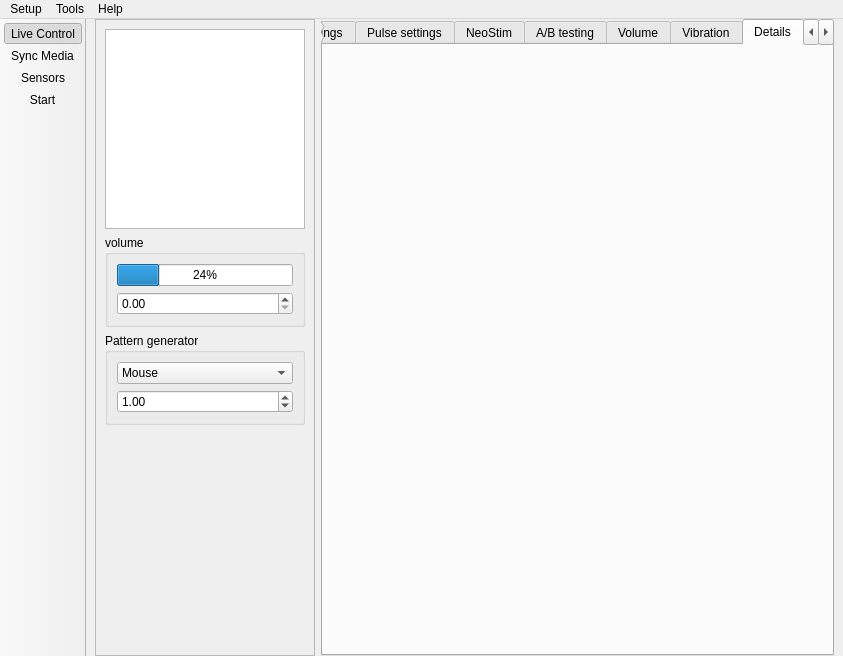
<?xml version="1.0" encoding="UTF-8"?>
<ui version="4.0">
 <class>MainWindow</class>
 <widget class="QMainWindow" name="MainWindow">
  <property name="geometry">
   <rect>
    <x>0</x>
    <y>0</y>
    <width>843</width>
    <height>656</height>
   </rect>
  </property>
  <property name="windowTitle">
   <string>restim</string>
  </property>
  <property name="windowIcon">
   <iconset resource="../resources/restim.qrc">
    <normaloff>:/restim/favicon.png</normaloff>:/restim/favicon.png</iconset>
  </property>
  <widget class="QWidget" name="centralwidget">
   <layout class="QHBoxLayout" name="horizontalLayout">
    <property name="leftMargin">
     <number>0</number>
    </property>
    <property name="topMargin">
     <number>0</number>
    </property>
    <property name="rightMargin">
     <number>0</number>
    </property>
    <property name="bottomMargin">
     <number>0</number>
    </property>
    <item>
     <widget class="QStackedWidget" name="stackedWidget">
      <property name="currentIndex">
       <number>0</number>
      </property>
      <widget class="QWidget" name="page_control">
       <layout class="QHBoxLayout" name="horizontalLayout_2">
        <property name="topMargin">
         <number>0</number>
        </property>
        <property name="bottomMargin">
         <number>0</number>
        </property>
        <item>
         <widget class="QFrame" name="left_frame">
          <property name="sizePolicy">
           <sizepolicy hsizetype="Fixed" vsizetype="Preferred">
            <horstretch>0</horstretch>
            <verstretch>0</verstretch>
           </sizepolicy>
          </property>
          <property name="frameShape">
           <enum>QFrame::Shape::StyledPanel</enum>
          </property>
          <property name="frameShadow">
           <enum>QFrame::Shadow::Raised</enum>
          </property>
          <layout class="QVBoxLayout" name="verticalLayout">
           <item>
            <widget class="QStackedWidget" name="stackedWidget_visual">
             <property name="sizePolicy">
              <sizepolicy hsizetype="Fixed" vsizetype="Fixed">
               <horstretch>0</horstretch>
               <verstretch>0</verstretch>
              </sizepolicy>
             </property>
             <property name="minimumSize">
              <size>
               <width>200</width>
               <height>200</height>
              </size>
             </property>
             <property name="maximumSize">
              <size>
               <width>200</width>
               <height>200</height>
              </size>
             </property>
             <property name="frameShape">
              <enum>QFrame::Shape::NoFrame</enum>
             </property>
             <property name="lineWidth">
              <number>0</number>
             </property>
             <property name="currentIndex">
              <number>1</number>
             </property>
             <widget class="QWidget" name="page_threephase">
              <widget class="ThreephaseWidgetAlphaBeta" name="graphicsView_threephase">
               <property name="geometry">
                <rect>
                 <x>0</x>
                 <y>0</y>
                 <width>200</width>
                 <height>200</height>
                </rect>
               </property>
               <property name="sizePolicy">
                <sizepolicy hsizetype="Fixed" vsizetype="Fixed">
                 <horstretch>0</horstretch>
                 <verstretch>0</verstretch>
                </sizepolicy>
               </property>
               <property name="minimumSize">
                <size>
                 <width>200</width>
                 <height>200</height>
                </size>
               </property>
               <property name="maximumSize">
                <size>
                 <width>200</width>
                 <height>200</height>
                </size>
               </property>
              </widget>
             </widget>
             <widget class="QWidget" name="page_fourphase">
              <widget class="FourphaseWidgetIndividualElectrodes" name="graphicsView_fourphase">
               <property name="geometry">
                <rect>
                 <x>0</x>
                 <y>0</y>
                 <width>200</width>
                 <height>200</height>
                </rect>
               </property>
              </widget>
             </widget>
            </widget>
           </item>
           <item>
            <widget class="QGroupBox" name="groupBox_volume">
             <property name="title">
              <string>volume</string>
             </property>
             <layout class="QVBoxLayout" name="verticalLayout_7">
              <item>
               <widget class="VolumeWidget" name="progressBar_volume">
                <property name="value">
                 <number>24</number>
                </property>
               </widget>
              </item>
              <item>
               <widget class="QDoubleSpinBox" name="doubleSpinBox_volume">
                <property name="keyboardTracking">
                 <bool>false</bool>
                </property>
                <property name="decimals">
                 <number>2</number>
                </property>
                <property name="maximum">
                 <double>100.000000000000000</double>
                </property>
                <property name="singleStep">
                 <double>0.100000000000000</double>
                </property>
               </widget>
              </item>
             </layout>
            </widget>
           </item>
           <item>
            <widget class="QGroupBox" name="groupBox_pattern">
             <property name="title">
              <string>Pattern generator</string>
             </property>
             <layout class="QVBoxLayout" name="verticalLayout_2">
              <item>
               <widget class="QComboBox" name="comboBox_patternSelect">
                <item>
                 <property name="text">
                  <string>Mouse</string>
                 </property>
                </item>
                <item>
                 <property name="text">
                  <string>Circle</string>
                 </property>
                </item>
                <item>
                 <property name="text">
                  <string>A</string>
                 </property>
                </item>
                <item>
                 <property name="text">
                  <string>B</string>
                 </property>
                </item>
                <item>
                 <property name="text">
                  <string>C</string>
                 </property>
                </item>
               </widget>
              </item>
              <item>
               <widget class="QDoubleSpinBox" name="doubleSpinBox">
                <property name="keyboardTracking">
                 <bool>false</bool>
                </property>
                <property name="singleStep">
                 <double>0.100000000000000</double>
                </property>
                <property name="value">
                 <double>1.000000000000000</double>
                </property>
               </widget>
              </item>
             </layout>
            </widget>
           </item>
           <item>
            <widget class="FocStimDeviceStatsWidget" name="foc_device_stats" native="true"/>
           </item>
           <item>
            <spacer name="verticalSpacer">
             <property name="orientation">
              <enum>Qt::Orientation::Vertical</enum>
             </property>
             <property name="sizeHint" stdset="0">
              <size>
               <width>20</width>
               <height>40</height>
              </size>
             </property>
            </spacer>
           </item>
          </layout>
         </widget>
        </item>
        <item>
         <widget class="QTabWidget" name="tabWidget">
          <property name="enabled">
           <bool>true</bool>
          </property>
          <property name="currentIndex">
           <number>8</number>
          </property>
          <widget class="ThreePhaseSettingsWidget" name="tab_threephase">
           <attribute name="title">
            <string>3-phase</string>
           </attribute>
          </widget>
          <widget class="FourPhaseSettingsWidget" name="tab_fourphase">
           <attribute name="title">
            <string>4-phase</string>
           </attribute>
          </widget>
          <widget class="CarrierSettingsWidget" name="tab_carrier">
           <attribute name="title">
            <string>Carrier settings</string>
           </attribute>
          </widget>
          <widget class="PulseSettingsWidget" name="tab_pulse_settings">
           <attribute name="title">
            <string>Pulse settings</string>
           </attribute>
          </widget>
          <widget class="NeoStimSettingsWidget" name="tab_neostim">
           <attribute name="title">
            <string>NeoStim</string>
           </attribute>
          </widget>
          <widget class="ABTestWidget" name="tab_a_b_testing">
           <attribute name="title">
            <string>A/B testing</string>
           </attribute>
          </widget>
          <widget class="VolumeControlWidget" name="tab_volume">
           <attribute name="title">
            <string>Volume</string>
           </attribute>
          </widget>
          <widget class="VibrationSettingsWidget" name="tab_vibrate">
           <attribute name="title">
            <string>Vibration</string>
           </attribute>
          </widget>
          <widget class="WaveformDetailsWidget" name="tab_details">
           <attribute name="title">
            <string>Details</string>
           </attribute>
          </widget>
          <widget class="FourPhaseDetailsWidget" name="tab_details_fourphase">
           <attribute name="title">
            <string>Details</string>
           </attribute>
          </widget>
         </widget>
        </item>
       </layout>
      </widget>
      <widget class="MediaSettingsWidget" name="page_media"/>
      <widget class="SensorsWidget" name="page_sensors"/>
     </widget>
    </item>
   </layout>
  </widget>
  <widget class="QMenuBar" name="menuBar">
   <property name="geometry">
    <rect>
     <x>0</x>
     <y>0</y>
     <width>843</width>
     <height>33</height>
    </rect>
   </property>
   <widget class="QMenu" name="menuSetup">
    <property name="title">
     <string>Setup</string>
    </property>
    <addaction name="actionDevice_selection_wizard"/>
    <addaction name="actionPreferences"/>
   </widget>
   <widget class="QMenu" name="menuTools">
    <property name="title">
     <string>Tools</string>
    </property>
    <addaction name="actionFunscript_conversion"/>
    <addaction name="actionSimfile_conversion"/>
    <addaction name="actionFunscript_decomposition"/>
    <addaction name="separator"/>
    <addaction name="actionFirmware_updater"/>
   </widget>
   <widget class="QMenu" name="menuHelp">
    <property name="title">
     <string>Help</string>
    </property>
    <addaction name="actionAbout"/>
   </widget>
   <addaction name="menuSetup"/>
   <addaction name="menuTools"/>
   <addaction name="menuHelp"/>
  </widget>
  <widget class="QToolBar" name="toolBar">
   <property name="windowTitle">
    <string>toolBar</string>
   </property>
   <property name="movable">
    <bool>false</bool>
   </property>
   <property name="iconSize">
    <size>
     <width>65</width>
     <height>48</height>
    </size>
   </property>
   <property name="toolButtonStyle">
    <enum>Qt::ToolButtonStyle::ToolButtonTextUnderIcon</enum>
   </property>
   <attribute name="toolBarArea">
    <enum>LeftToolBarArea</enum>
   </attribute>
   <attribute name="toolBarBreak">
    <bool>false</bool>
   </attribute>
   <addaction name="actionControl"/>
   <addaction name="actionMedia"/>
   <addaction name="actionSensors"/>
   <addaction name="actionStart"/>
  </widget>
  <action name="actionFunscript_conversion">
   <property name="text">
    <string>Funscript conversion (1d -&gt; 2d)</string>
   </property>
  </action>
  <action name="actionPreferences">
   <property name="text">
    <string>Preferences</string>
   </property>
  </action>
  <action name="actionDevice_selection_wizard">
   <property name="text">
    <string>Device selection</string>
   </property>
  </action>
  <action name="actionControl">
   <property name="checkable">
    <bool>true</bool>
   </property>
   <property name="checked">
    <bool>true</bool>
   </property>
   <property name="icon">
    <iconset resource="../resources/restim.qrc">
     <normaloff>:/restim/sliders_poly.svg</normaloff>:/restim/sliders_poly.svg</iconset>
   </property>
   <property name="text">
    <string>Live Control</string>
   </property>
   <property name="shortcut">
    <string>Ctrl+1</string>
   </property>
  </action>
  <action name="actionMedia">
   <property name="checkable">
    <bool>true</bool>
   </property>
   <property name="icon">
    <iconset resource="../resources/restim.qrc">
     <normaloff>:/restim/film-1_poly.svg</normaloff>:/restim/film-1_poly.svg</iconset>
   </property>
   <property name="text">
    <string>Sync Media</string>
   </property>
   <property name="shortcut">
    <string>Ctrl+2</string>
   </property>
  </action>
  <action name="actionDevice">
   <property name="checkable">
    <bool>true</bool>
   </property>
   <property name="icon">
    <iconset resource="../resources/restim.qrc">
     <normaloff>:/restim/plug-1_poly.svg</normaloff>:/restim/plug-1_poly.svg</iconset>
   </property>
   <property name="text">
    <string>Device</string>
   </property>
   <property name="shortcut">
    <string>Ctrl+3</string>
   </property>
  </action>
  <action name="actionStart">
   <property name="checkable">
    <bool>false</bool>
   </property>
   <property name="icon">
    <iconset resource="../resources/restim.qrc">
     <normaloff>:/restim/play_poly.svg</normaloff>:/restim/play_poly.svg</iconset>
   </property>
   <property name="text">
    <string>Start</string>
   </property>
  </action>
  <action name="actionLog">
   <property name="checkable">
    <bool>true</bool>
   </property>
   <property name="icon">
    <iconset resource="../resources/restim.qrc">
     <normaloff>:/restim/docs-1_poly.svg</normaloff>:/restim/docs-1_poly.svg</iconset>
   </property>
   <property name="text">
    <string>Log</string>
   </property>
   <property name="shortcut">
    <string>Ctrl+4</string>
   </property>
  </action>
  <action name="actionSimfile_conversion">
   <property name="text">
    <string>Simfile conversion</string>
   </property>
  </action>
  <action name="actionFunscript_decomposition">
   <property name="text">
    <string>Funscript decomposition</string>
   </property>
  </action>
  <action name="actionFirmware_updater">
   <property name="text">
    <string>Firmware updater</string>
   </property>
  </action>
  <action name="actionAbout">
   <property name="text">
    <string>About</string>
   </property>
  </action>
  <action name="actionSensors">
   <property name="checkable">
    <bool>true</bool>
   </property>
   <property name="icon">
    <iconset resource="../resources/restim.qrc">
     <normaloff>:/restim/activity-1_poly.svg</normaloff>:/restim/activity-1_poly.svg</iconset>
   </property>
   <property name="text">
    <string>Sensors</string>
   </property>
   <property name="shortcut">
    <string>Ctrl+3</string>
   </property>
  </action>
 </widget>
 <customwidgets>
  <customwidget>
   <class>CarrierSettingsWidget</class>
   <extends>QWidget</extends>
   <header>qt_ui/carrier_settings_widget.h</header>
   <container>1</container>
  </customwidget>
  <customwidget>
   <class>ThreephaseWidgetAlphaBeta</class>
   <extends>QGraphicsView</extends>
   <header>qt_ui/widgets/threephase_widget.h</header>
  </customwidget>
  <customwidget>
   <class>WaveformDetailsWidget</class>
   <extends>QWidget</extends>
   <header>qt_ui/waveform_details_widget.h</header>
   <container>1</container>
  </customwidget>
  <customwidget>
   <class>FourPhaseDetailsWidget</class>
   <extends>QWidget</extends>
   <header>qt_ui/fourphase_details_widget.h</header>
   <container>1</container>
  </customwidget>
  <customwidget>
   <class>VolumeControlWidget</class>
   <extends>QWidget</extends>
   <header>qt_ui/volume_control_widget.h</header>
   <container>1</container>
  </customwidget>
  <customwidget>
   <class>VolumeWidget</class>
   <extends>QProgressBar</extends>
   <header>qt_ui/widgets/volume_widget.h</header>
  </customwidget>
  <customwidget>
   <class>ThreePhaseSettingsWidget</class>
   <extends>QWidget</extends>
   <header>qt_ui/three_phase_settings_widget.h</header>
   <container>1</container>
  </customwidget>
  <customwidget>
   <class>PulseSettingsWidget</class>
   <extends>QWidget</extends>
   <header>qt_ui/pulse_settings_widget.h</header>
   <container>1</container>
  </customwidget>
  <customwidget>
   <class>VibrationSettingsWidget</class>
   <extends>QWidget</extends>
   <header>qt_ui/vibration_settings_widget.h</header>
   <container>1</container>
  </customwidget>
  <customwidget>
   <class>MediaSettingsWidget</class>
   <extends>QWidget</extends>
   <header>qt_ui/media_settings_widget.h</header>
   <container>1</container>
  </customwidget>
  <customwidget>
   <class>ABTestWidget</class>
   <extends>QWidget</extends>
   <header>qt_ui/ab_test_widget.h</header>
   <container>1</container>
  </customwidget>
  <customwidget>
   <class>NeoStimSettingsWidget</class>
   <extends>QWidget</extends>
   <header>qt_ui/neostim_settings_widget.h</header>
   <container>1</container>
  </customwidget>
  <customwidget>
   <class>FourPhaseSettingsWidget</class>
   <extends>QWidget</extends>
   <header>qt_ui/four_phase_settings_widget.h</header>
   <container>1</container>
  </customwidget>
  <customwidget>
   <class>SensorsWidget</class>
   <extends>QWidget</extends>
   <header>qt_ui/sensors_widget.h</header>
   <container>1</container>
  </customwidget>
  <customwidget>
   <class>FourphaseWidgetIndividualElectrodes</class>
   <extends>QGraphicsView</extends>
   <header>qt_ui/widgets/fourphase_widget_individual_electrodes.h</header>
  </customwidget>
  <customwidget>
   <class>FocStimDeviceStatsWidget</class>
   <extends>QWidget</extends>
   <header>qt_ui/widgets/focstim_device_stats_widget.h</header>
   <container>1</container>
  </customwidget>
 </customwidgets>
 <resources>
  <include location="../resources/restim.qrc"/>
 </resources>
 <connections/>
</ui>
